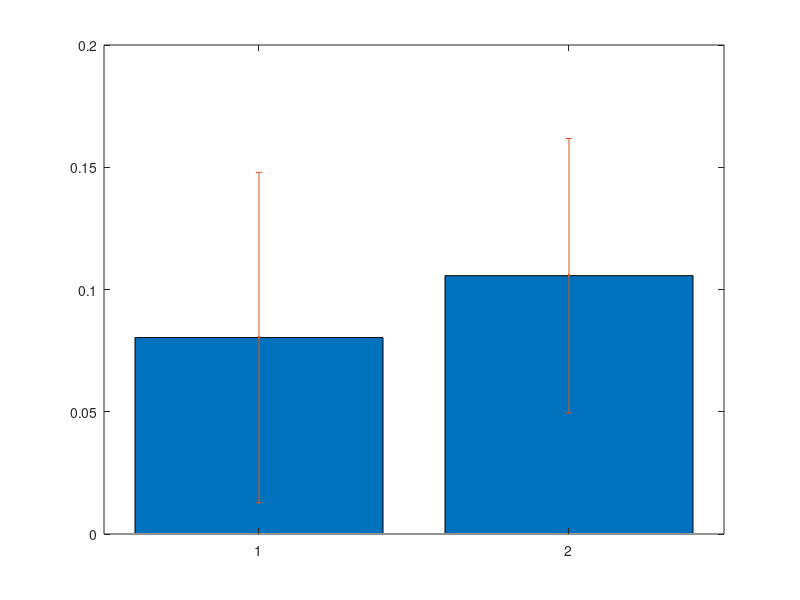

Write MATLAB code to recreate this figure. (Note: this script raises an error after producing the figure.)
%% Puretone  06/06/2018

% real data, median spike time comparisons. 
SN = load('med_spk_PT_SN.mat');
SP = load('med_spk_PT_SP.mat');
SN.median_spike = SN.median_spike-0.2;
SP.median_spike = SP.median_spike-0.2;

[p,h,stats] = ranksum(SN.median_spike,SP.median_spike)
% [p,h,stats] = ranksum(SN.median_spike,SP.median_spike)
data_mean = mean(SN.median_spike);
data_error = std(SN.median_spike);
data_mean(2) = mean(SP.median_spike);
data_error(2) = std(SP.median_spike);
figure
bar(data_mean)
hold on 
e = errorbar(data_mean,data_error,'.','CapSize',18,'LineWidth',2);
e.Color = 'black';
e.CapSize = 18;

edges = [0:0.025:0.3];
figure
histogram(SN.median_spike,edges)
hold on
histogram(SP.median_spike,edges)


% model data
load('puretoneModel.mat');
mdlSN.spiketime = UnitInfo.Info(3).Output.spiketime{1}(find(UnitInfo.Info(3).Output.spiketime{1}>0));
mdlSN.spiketime = mdlSN.spiketime(find(mdlSN.spiketime<0.2));

median(mdlSN.spiketime)

mdlSP.spiketime = UnitInfo.Info(2).Output.spiketime{1}(find(UnitInfo.Info(1).Output.spiketime{1}>0));
mdlSP.spiketime = mdlSP.spiketime(find(mdlSP.spiketime<0.2));

median(mdlSP.spiketime)

[p,h,stats] = ranksum(mdlSN.spiketime,mdlSP.spiketime)

% model with SFA